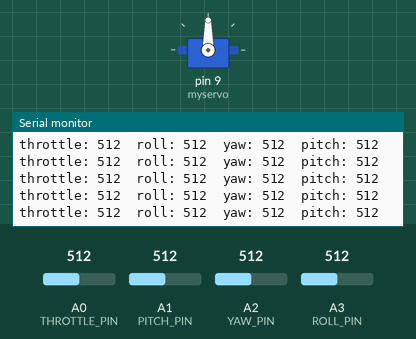
This sketch was run on a simulated Arduino Uno, built with avr-gcc and run on an emulated ATmega328P. Shown: servo, the last lines printed to the serial monitor. The test bench sets the inputs (shaded band); at power-on: A0 (THROTTLE_PIN) = 512, A1 (PITCH_PIN) = 512, A2 (YAW_PIN) = 512, A3 (ROLL_PIN) = 512.

Above: at 1.2 s.
1.3 s: A0 (THROTTLE_PIN) set to 109
At 1.41 s:
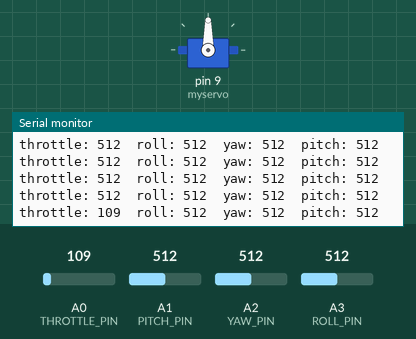
4.3 s: A0 (THROTTLE_PIN) set to 95
At 4.31 s:
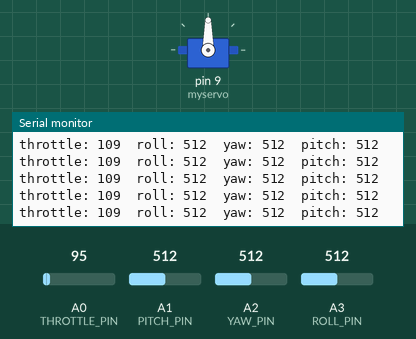
7.3 s: A1 (PITCH_PIN) set to 109
At 7.34 s:
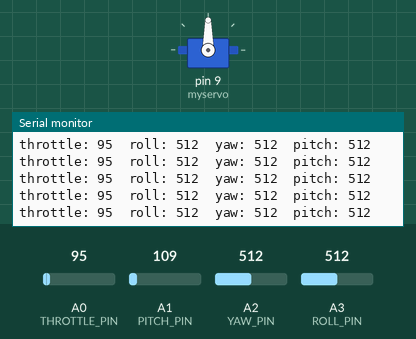
10.3 s: A1 (PITCH_PIN) set to 95
At 10.32 s:
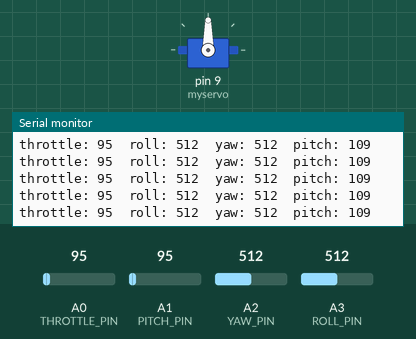
11.8 s: A2 (YAW_PIN) set to 106
At 11.81 s:
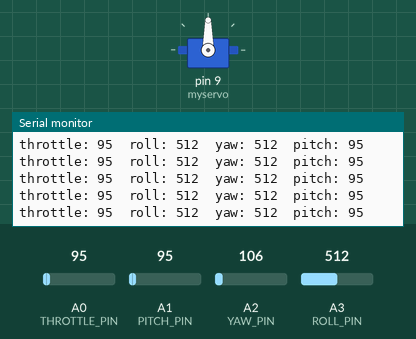
13.3 s: A2 (YAW_PIN) set to 92
At 13.34 s:
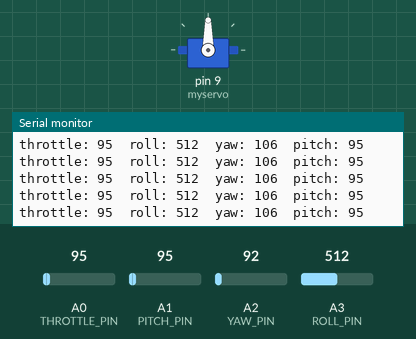
Timing chart, 0 to 16.3 s (numbered marks = the images above; inputs shaded):
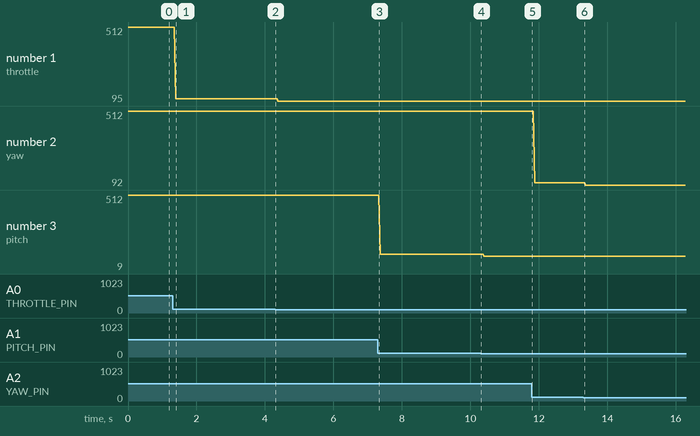

Measured:
- after the input at 1.3 s, the serial monitor: prints a new line after 0.10 s (image 1)
- plotted number 1: 512 → 109 after the input at 1.3 s, 109 → 95 after the input at 4.3 s
- plotted number 2: 512 → 106 after the input at 11.8 s, 106 → 92 after the input at 13.3 s
- plotted number 3: 95 → 9 after the input at 13.3 s

The sketch:

Transmittertest.ino
```cpp
#include <Servo.h>
Servo myservo;
char buffer[6];
#define THROTTLE_PIN A0
#define ROLL_PIN A3
#define YAW_PIN A2
#define PITCH_PIN A1

int pos = 90;
int throttle;
int roll;
int yaw;
int pitch;
void setup() {
  Serial.begin(9600);
  pinMode(A0, INPUT);
  pinMode(A1, INPUT);
  pinMode(A2, INPUT);
  pinMode(A3, INPUT);
  myservo.attach(9);
}

void loop() {
  throttle = analogRead(THROTTLE_PIN);
  roll = analogRead(ROLL_PIN);
  yaw = analogRead(YAW_PIN);
  pitch = analogRead(PITCH_PIN);
  Serial.print("throttle: ");
  Serial.print(throttle);
  Serial.print("  roll: ");
  Serial.print(roll);
  Serial.print("  yaw: ");
  Serial.print(yaw);
  Serial.print("  pitch: ");
  Serial.println(pitch);


  //pos = map(pot,0,1024,0,115);
  //#myservo.write(pos);
}
```
